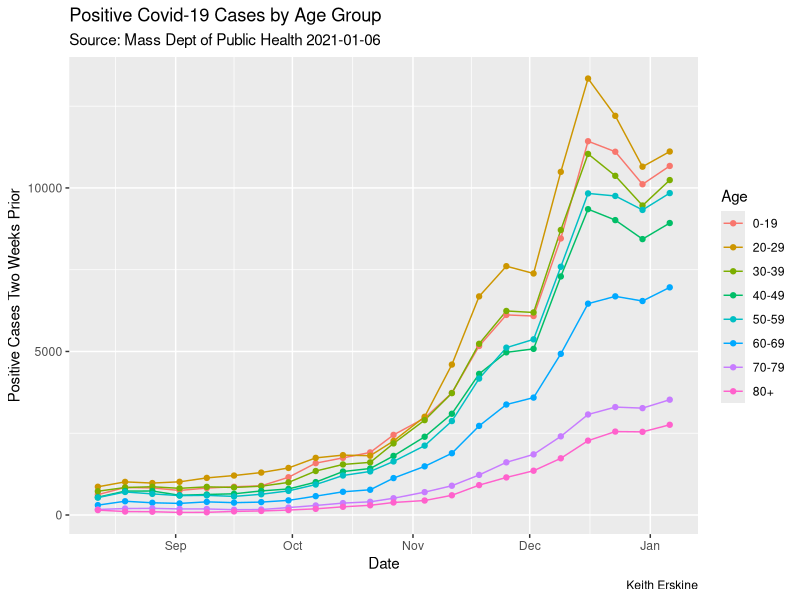

Reproduce this figure in R. (Note: this script raises an error after producing the figure.)
# Weekly Covid-19 Data based on Age

library(tidyverse) # because, tidy
library(lubridate) # helpful in manipulating date and time data
library(readxl) # read excel files

# The weekly Covid-19 data from MassDPH is now included in the daily spreadsheet

# Load the tibble (dataframe) and add a variable for over or under age 60. Covid-19 is more serious
# for people over 60

agebreak <- read_excel("./data.xlsx", sheet = "AgeLast2Weeks") %>% 
                filter(Age != "Unknown") %>% 
                mutate(Risk = case_when(
                        Age == "0-19" ~ "Age < 60", 
                        Age == "20-29" ~ "Age < 60", 
                        Age == "30-39" ~ "Age < 60", 
                        Age == "40-49" ~ "Age < 60", 
                        Age == "50-59" ~ "Age < 60", 
                        Age == "60-69" ~ "Age > 60",
                        Age == "70-79" ~ "Age > 60",
                        Age == "80+" ~ "Age > 60"))

# Create a variable used for graph titles 

age_asof_date <- agebreak[[nrow(agebreak), 1]]

# Graphs: the data is based on two week 

# Graph 1: Infections by age

agebreak %>% ggplot(aes(x = Date, y = Cases_Last2Weeks, color = Age)) + geom_line() + 
                geom_point() + 
                 labs(x = "Date", y = "Positive Cases Two Weeks Prior", 
                        title = "Positive Covid-19 Cases by Age Group",
                        subtitle = paste("Source: Mass Dept of Public Health", age_asof_date), 
                        caption = "Keith Erskine") +
                ggsave("week_infec_age.png",
                        device = "png",
                        path = "./images",
                        dpi = "screen")

# Graph 2: Infections by age risk

agebreak %>% group_by(Risk, Date) %>% summarise(blah = sum(Cases_Last2Weeks)) %>% 
                ggplot(aes(x = Date, y = blah, color = Risk)) + geom_line() + 
                        geom_point() + 
                        labs(x = "Date", y = "Positive Cases Two Weeks Prior", 
                        title = "Positive Covid-19 Cases by Mortality Risk",
                        subtitle = paste("Source: Mass Dept of Public Health", age_asof_date), 
                        caption = "Keith Erskine") +
                ggsave("week_infec_risk.png",
                        device = "png",
                        path = "./images",
                        dpi = "screen")

# Deaths by Age Graphs

# Graph 3: Deaths by age group

agebreak %>% ggplot(aes(x = Date, y = Deaths_Last2Weeks, color = Age)) + geom_line() + 
        geom_point() + 
        labs(x = "Date", y = "Deaths Two Weeks Prior", 
             title = "Deaths from Covid-19 Cases by Age Group",
             subtitle = paste("Source: Mass Dept of Public Health", age_asof_date), 
             caption = "Keith Erskine") +
        ggsave("week_death_age.png",
                device = "png",
                path = "./images",
                dpi = "screen")
        
# Graph 4: Deaths by age risk

agebreak %>% group_by(Risk, Date) %>% summarise(dtrend = sum(Deaths_Last2Weeks)) %>% 
                ggplot(aes(x = Date, y = dtrend, color = Risk)) + geom_line() + 
                geom_point() + 
                labs(x = "Date", y = "Positive Cases Two Weeks Prior", 
                        title = "Deaths from Covid-19 by Mortality Risk",
                        subtitle = paste("Source: Mass Dept of Public Health", age_asof_date), 
                        caption = "Keith Erskine") +
                ggsave("week_death_risk.png",
                        device = "png",
                        path = "./images",
                        dpi = "screen")



